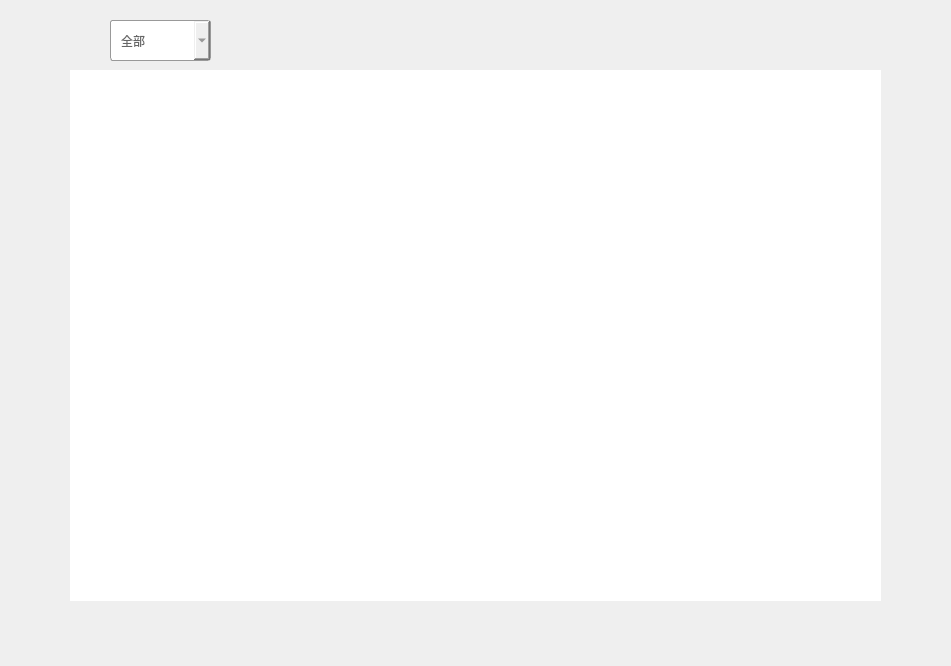
<?xml version="1.0" encoding="UTF-8"?>
<ui version="4.0">
 <class>stu_cour</class>
 <widget class="QWidget" name="stu_cour">
  <property name="geometry">
   <rect>
    <x>0</x>
    <y>0</y>
    <width>951</width>
    <height>666</height>
   </rect>
  </property>
  <property name="windowTitle">
   <string>Form</string>
  </property>
  <widget class="QTableView" name="sc">
   <property name="geometry">
    <rect>
     <x>70</x>
     <y>70</y>
     <width>811</width>
     <height>531</height>
    </rect>
   </property>
   <property name="styleSheet">
    <string notr="true">border:none;
  outline:0px;
  background-color:rgb(255,255,255);
  alternate-background-color:  #F6FAFF;</string>
   </property>
  </widget>
  <widget class="QComboBox" name="combox">
   <property name="geometry">
    <rect>
     <x>110</x>
     <y>20</y>
     <width>101</width>
     <height>41</height>
    </rect>
   </property>
   <property name="styleSheet">
    <string notr="true">border: 1px solid #999999;
  border-radius: 3px;
  padding: 1px 5px 1px 10px;
  color:#666666;
  font-size:9pt;
font: 11pt &quot;黑体&quot;;
</string>
   </property>
   <item>
    <property name="text">
     <string>全部</string>
    </property>
   </item>
   <item>
    <property name="text">
     <string>2022</string>
    </property>
   </item>
   <item>
    <property name="text">
     <string>2021</string>
    </property>
   </item>
   <item>
    <property name="text">
     <string>2020</string>
    </property>
   </item>
   <item>
    <property name="text">
     <string>2019</string>
    </property>
   </item>
  </widget>
 </widget>
 <resources/>
 <connections/>
</ui>
